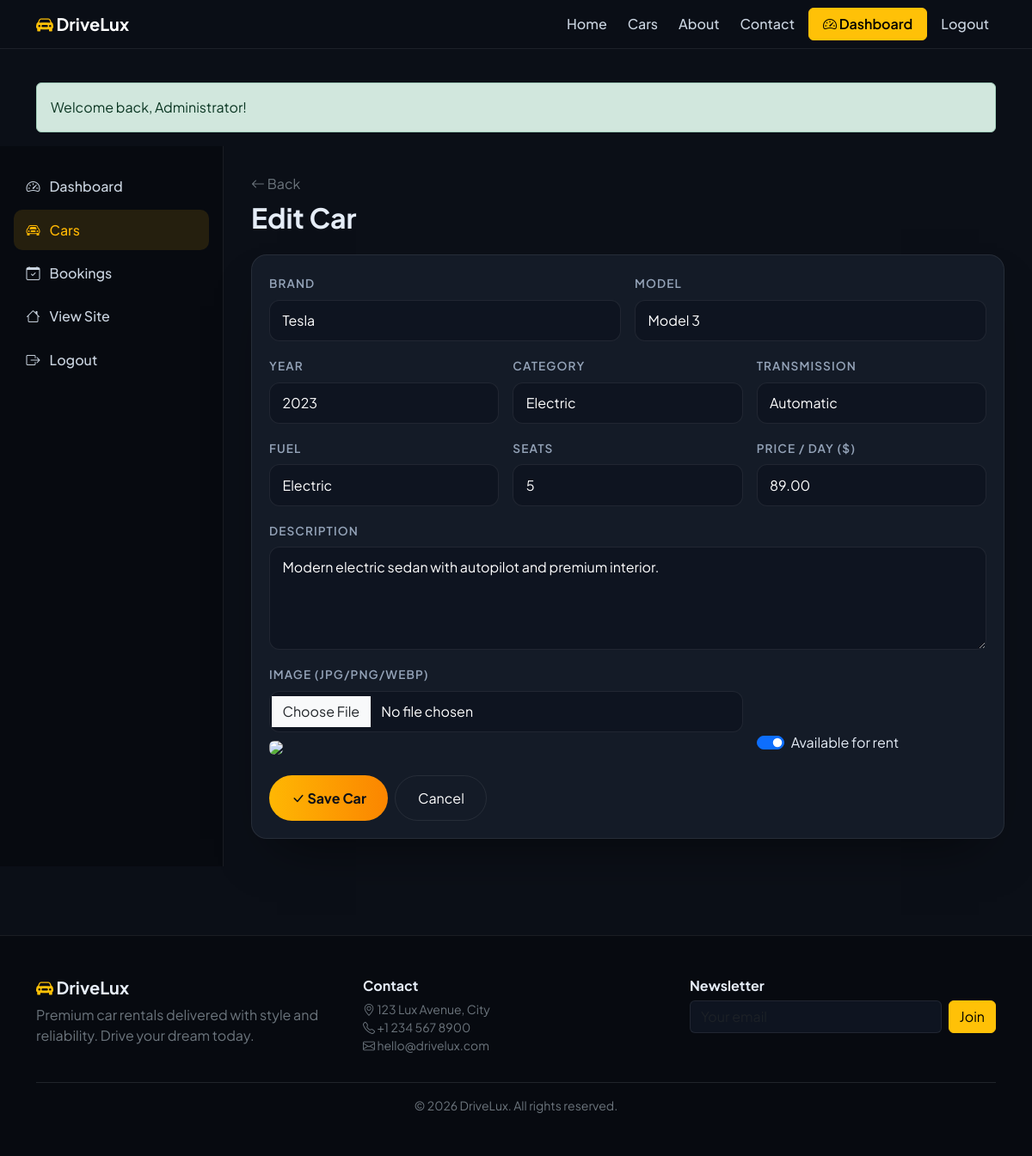
The page /car_form.php?id=1 (signed in) on the database its author committed.
### tables this page shows
CREATE TABLE IF NOT EXISTS cars (
    id INT AUTO_INCREMENT PRIMARY KEY,
    brand VARCHAR(80) NOT NULL,
    model VARCHAR(80) NOT NULL,
    year INT NOT NULL,
    category VARCHAR(50) NOT NULL,
    transmission ENUM('Manual','Automatic') DEFAULT 'Manual',
    fuel VARCHAR(30) DEFAULT 'Petrol',
    seats INT DEFAULT 5,
    price_per_day DECIMAL(10,2) NOT NULL,
    image VARCHAR(255) DEFAULT NULL,
    description TEXT,
    available TINYINT(1) DEFAULT 1,
    created_at TIMESTAMP DEFAULT CURRENT_TIMESTAMP
);

### functions.php (called while the page is built, shortened)
<?php
function e($value) {
    return htmlspecialchars((string)$value, ENT_QUOTES, 'UTF-8');
}
function car_image_url($image) {
    return 'https://images.unsplash.com/photo-1542362567-b07e54358753?w=800&q=80';
}

### car_form.php (the view, shortened to what this page needs)
<?php
require_once __DIR__ . '/header.php';
$id = (int)($_GET['id'] ?? 0);
$car = ['id'=>0,'brand'=>'','model'=>'','year'=>date('Y'),'category'=>'Sedan','transmission'=>'Manual','fuel'=>'Petrol','seats'=>5,'price_per_day'=>50,'image'=>'','description'=>'','available'=>1];
if ($id) {
    $stmt = $pdo->prepare("SELECT * FROM cars WHERE id=?");
    $stmt->execute([$id]);
    $found = $stmt->fetch();
    if ($found) $car = $found;
}
?>
<div class="admin-layout">
  <?php include __DIR__ . '/_sidebar.php'; ?>
  <div class="admin-content">
    <a href="cars.php" class="text-secondary"><i class="bi bi-arrow-left"></i> Back</a>
    <h2 class="fw-bold mt-2 mb-4"><?= $id ? 'Edit Car' : 'Add New Car' ?></h2>
    <form method="post" enctype="multipart/form-data" class="search-card">
      <div class="row g-3">
        <div class="col-md-6"><label class="form-label">Brand</label><input name="brand" value="<?= e($car['brand']) ?>" class="form-control" required></div>
        <div class="col-md-6"><label class="form-label">Model</label><input name="model" value="<?= e($car['model']) ?>" class="form-control" required></div>
        <div class="col-md-4"><label class="form-label">Year</label><input type="number" name="year" value="<?= (int)$car['year'] ?>" class="form-control" required></div>
        <div class="col-md-4"><label class="form-label">Category</label>
          <select name="category" class="form-select">
            <?php foreach (['Economy','Sedan','SUV','Electric','Luxury','Sports','Van'] as $c): ?>
              <option <?= $car['category']===$c?'selected':'' ?>><?= $c ?></option>
            <?php endforeach; ?>
          </select>
        </div>
        <div class="col-md-4"><label class="form-label">Transmission</label>
          <select name="transmission" class="form-select">
            <option <?= $car['transmission']==='Automatic'?'selected':'' ?>>Automatic</option>
          </select>
        </div>
        <div class="col-md-4"><label class="form-label">Fuel</label><input name="fuel" value="<?= e($car['fuel']) ?>" class="form-control"></div>
        <div class="col-md-4"><label class="form-label">Seats</label><input type="number" name="seats" value="<?= (int)$car['seats'] ?>" class="form-control"></div>
        <div class="col-md-4"><label class="form-label">Price / day ($)</label><input type="number" step="0.01" name="price_per_day" value="<?= e($car['price_per_day']) ?>" class="form-control" required></div>
        <div class="col-12"><label class="form-label">Description</label><textarea name="description" rows="4" class="form-control"><?= e($car['description']) ?></textarea></div>
        <div class="col-md-8"><label class="form-label">Image (jpg/png/webp)</label><input type="file" name="image" accept="image/*" class="form-control">
          <?php if ($car['image']): ?><img src="<?= e(car_image_url($car['image'])) ?>" class="mt-2 rounded" style="height:80px"><?php endif; ?>
        </div>
        <div class="col-md-4 d-flex align-items-end">
          <div class="form-check form-switch">
            <input class="form-check-input" type="checkbox" name="available" id="av" <?= $car['available']?'checked':'' ?>>
            <label class="form-check-label" for="av">Available for rent</label>
          </div>
        </div>
      </div>
      <div class="mt-4 d-flex gap-2">
        <button class="btn btn-primary-grad"><i class="bi bi-check-lg"></i> Save Car</button>
        <a href="cars.php" class="btn btn-ghost">Cancel</a>
      </div>
    </form>
  </div>
</div>
<?php require_once __DIR__ . '/footer.php'; ?>

### assets/css/style.css (style rules this page uses)
:root { --bg:#0b0f17; --bg-2:#11172339; --card:#141b27; --muted:#94a3b8; --text:#e6edf7; --primary:#ffb703; --primary-2:#fb8500; --accent:#1f2937; --border:rgba(255,255,255,.08); --radius:18px; }
* { box-sizing:border-box }
html,body { background:var(--bg);color:var(--text);font-family:'Plus Jakarta Sans',sans-serif;scroll-behavior:smooth }
a { text-decoration:none }
.btn-primary-grad { background:linear-gradient(90deg,var(--primary),var(--primary-2));border:none;color:#0b0f17;font-weight:700;padding:.85rem 1.6rem;border-radius:999px;transition:transform .2s,box-shadow .2s }
.btn-ghost { border:1px solid var(--border);color:#fff;padding:.85rem 1.6rem;border-radius:999px;background:transparent }
.search-card { background:var(--card);border:1px solid var(--border);border-radius:var(--radius);padding:1.25rem;box-shadow:0 30px 60px -30px rgba(0,0,0,.6) }
.search-card .form-control,.search-card .form-select { background:#0e1420;border:1px solid var(--border);color:#fff;border-radius:12px;padding:.7rem .9rem }
.search-card .form-label { color:var(--muted);font-size:.85rem;font-weight:600;text-transform:uppercase;letter-spacing:.08em }
.form-control,.form-select { background:#0e1420;border:1px solid var(--border);color:#fff }
.form-label { font-weight:600;color:#cbd5e1 }
.admin-layout { display:grid;grid-template-columns:260px 1fr;min-height:calc(100vh - 80px) }
.admin-content { padding:2rem }

### rows shown on the page
cars: brand "Tesla", model "Model 3", year "2023", category "Electric", transmission "Automatic", fuel "Electric", seats "5", price_per_day "89.00", description "Modern electric sedan with autopilot and premium interior.", available "☑"

### other values the page prints
$msg "Welcome back, Administrator!"
